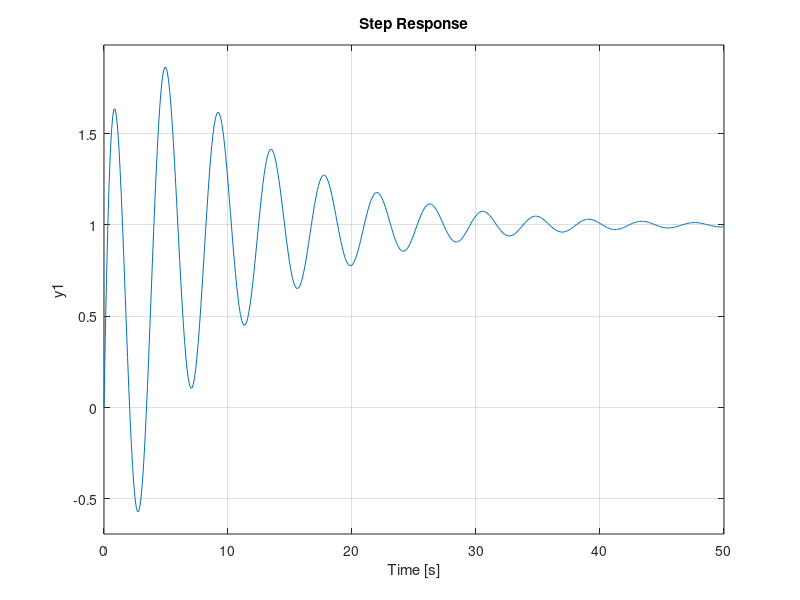

Write MATLAB code to recreate this figure.
clc
clear all
%% Electrical Filter With Multiple poles

Gnum_6 = [4 3 2 1 ];
Gden_6 = [1 2 3 4 1];
G6 = tf(Gnum_6, Gden_6);

% step response

step(G6, 0:0.1:50)
